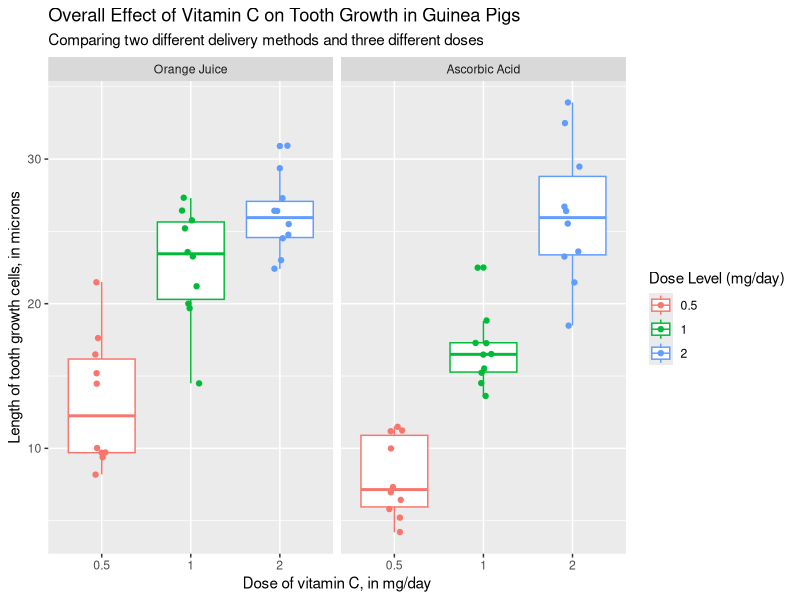
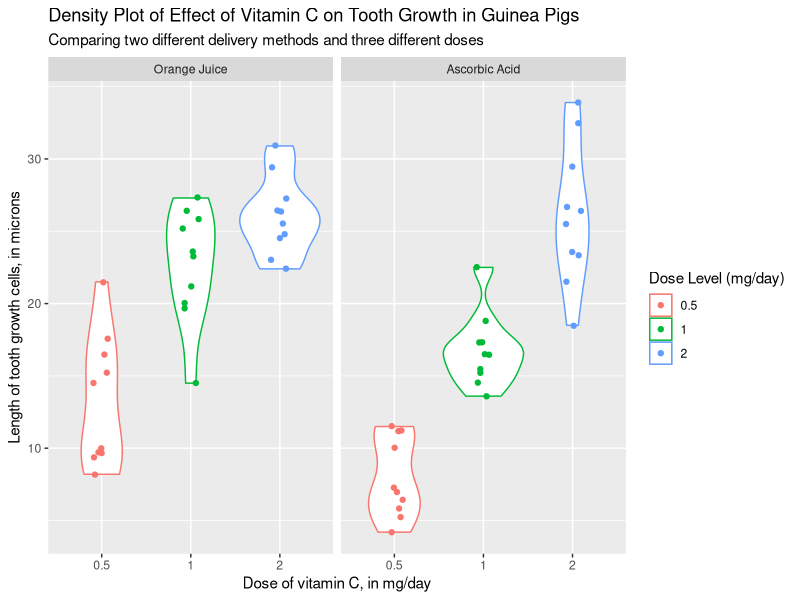
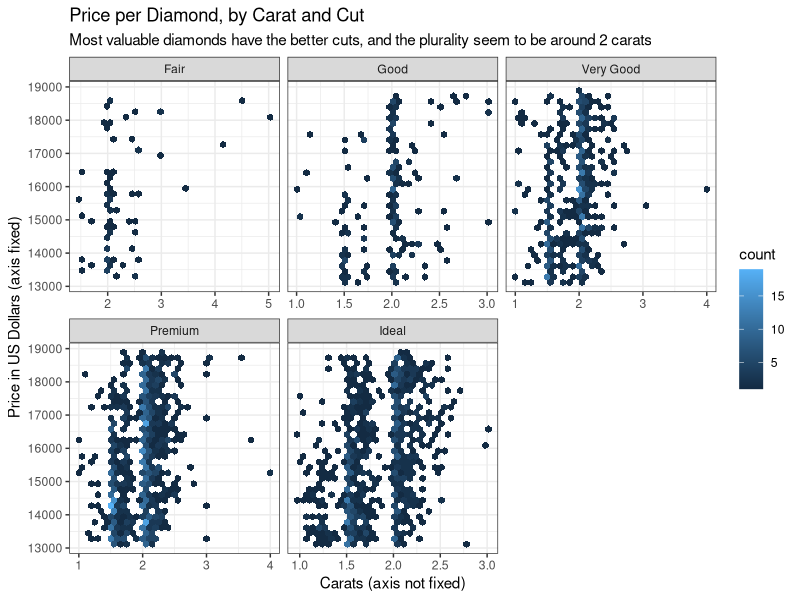
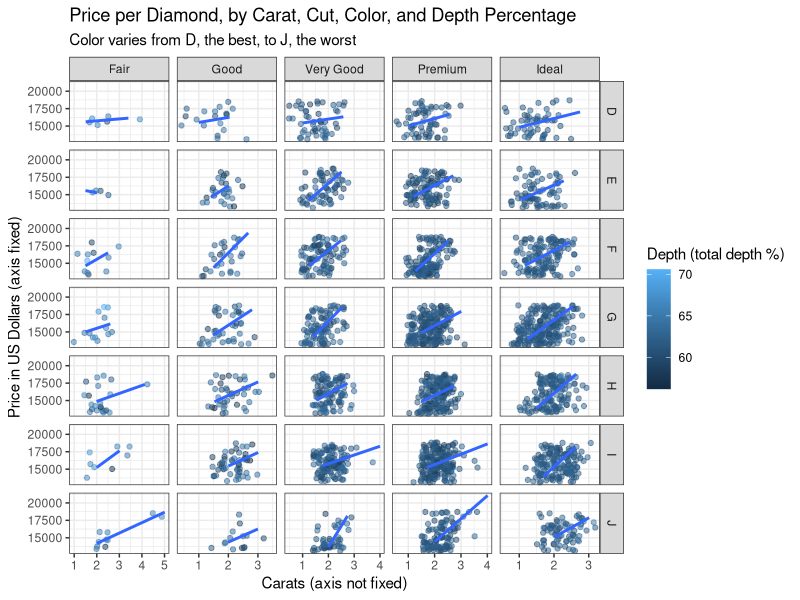
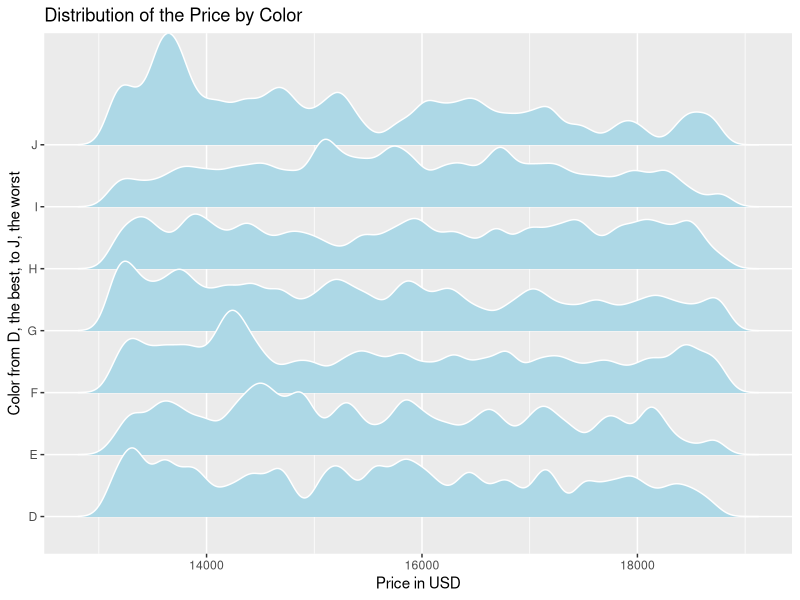
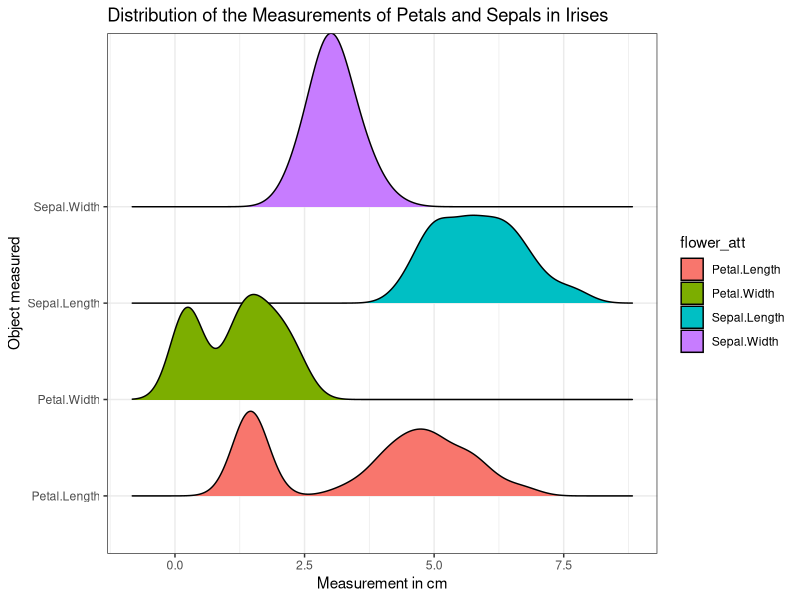
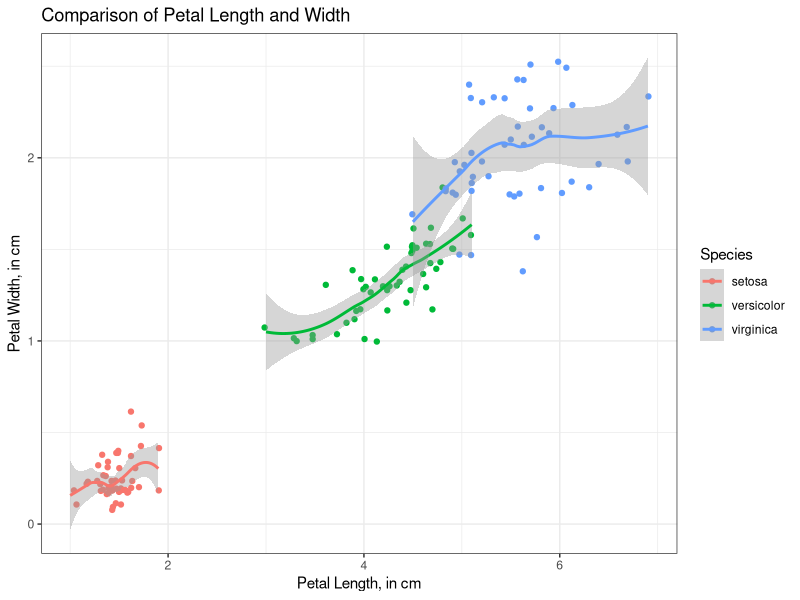
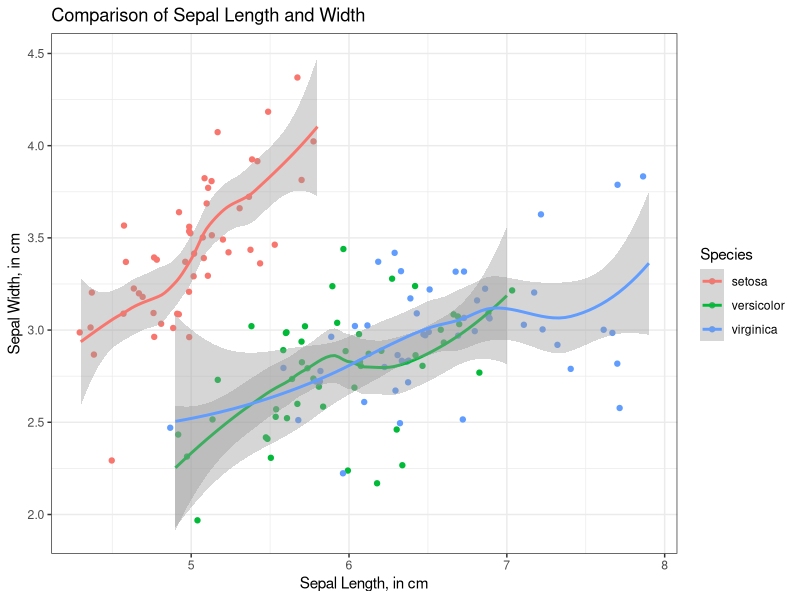

Generate these figures, in order, with R:
## ---- chunk 1
knitr::opts_chunk$set(echo = TRUE)

library(tidyverse)
library(hexbin)
library(ggridges)

## ---- chunk 2
## All datasets in this post are from R
data("ToothGrowth")

## Converting the "dose" variable to a factor will make it easier to work with it in a boxplot
tooth_growth <- as_tibble(ToothGrowth) %>% 
  mutate(dose = factor(dose))

## I want to look at the boxplot of the 6 different experimental groups: two methods of Vitamin C intake, and three dosage levels for each. So, I've faceted by method of intake, and then plotted the quintile levels for the three doses of each. 
ggplot(tooth_growth, aes(dose, len, color = dose)) +
    geom_boxplot() +
    facet_grid(. ~ supp, labeller = labeller(
      supp = c(OJ = "Orange Juice", VC = "Ascorbic Acid"))) +
    geom_jitter(width = .1) +
    labs(
          color = "Dose Level (mg/day)",
          x = "Dose of vitamin C, in mg/day",
          y = "Length of tooth growth cells, in microns",
          title = "Overall Effect of Vitamin C on Tooth Growth in Guinea Pigs",
          subtitle = "Comparing two different delivery methods and three different doses")

## ---- chunk 3
## Very similar to the graph above, but this time looking at the density with violin plots
ggplot(tooth_growth, aes(dose, len, color = dose)) +
    geom_violin() +
    facet_grid(. ~ supp, labeller = labeller(
        supp = c(OJ = "Orange Juice", VC = "Ascorbic Acid"))) +
    geom_jitter(width = .1) +
    labs(
          color = "Dose Level (mg/day)",
          x = "Dose of vitamin C, in mg/day",
          y = "Length of tooth growth cells, in microns",
          title = "Density Plot of Effect of Vitamin C on Tooth Growth in Guinea Pigs",
          subtitle = "Comparing two different delivery methods and three different doses")

## I'm curious how the mean and standard deviation of the different groups look. The variance seems high. 
tooth_growth %>% 
  group_by(supp, dose) %>% 
  summarise(mean_growth = mean(len), standard_deviation = sd(len))
## ---- chunk 4
## The diamonds dataset has a lot of information, but I want to cut it down to just the most valuable, so all the diamonds at the 95th percentile and up.
valuable_diamonds <- diamonds %>% 
  mutate(top = ifelse(.$price >= quantile(.$price, probs = .95), TRUE, FALSE)) %>% 
  filter(top == TRUE)


## There tends to be a lot of data points in this dataset, so I'm going to use hexagon bining to give me a heatmap of my points, so that data doesn't get lost in overlapping points. 
ggplot(valuable_diamonds, aes(carat, price)) +
  geom_hex() +
  facet_wrap(.~ cut, scales = "free_x") +
  labs(
          x = "Carats (axis not fixed)",
          y = "Price in US Dollars (axis fixed)",
          title = "Price per Diamond, by Carat and Cut",
          subtitle = "Most valuable diamonds have the better cuts, and the plurality seem to be around 2 carats") +
  theme_bw()

## ---- chunk 5
## I want to explore more characteristics of my dataset, so I'll facet even more, by both color and cut, and display the depth variable using color. 
ggplot(valuable_diamonds, aes(carat, price, color = depth)) +  
  geom_jitter(alpha = .5, width = .6) +
  facet_grid(color ~ cut, scales = "free_x") +
  ## To better visualize the trend between price and carats, I have added a linear regression line. 
  geom_smooth(method = lm, se = FALSE) +
  labs(
          x = "Carats (axis not fixed)",   
          y = "Price in US Dollars (axis fixed)",
          color = "Depth (total depth %)",
          title = "Price per Diamond, by Carat, Cut, Color, and Depth Percentage",
          subtitle = "Color varies from D, the best, to J, the worst") +
  theme_bw()

## ---- chunk 6
## I'm curious about the distribution of the price of these diamonds by their color. 
ggplot(valuable_diamonds, aes(x = price, y = color)) +
  geom_density_ridges(bandwidth = 100, color = "white", fill = "light blue") +
  labs(
         x = "Price in USD",
         y = "Color from D, the best, to J, the worst", 
         title = "Distribution of the Price by Color"
  )
## ---- chunk 7
## To make this dataset easier to work with for this visualization, I want to group the four variables together, and then visualize their distributions on one plot
iris %>% 
  gather(key = flower_att, value = measurement,
       Sepal.Length, Sepal.Width, Petal.Length, Petal.Width) %>% 
  ggplot(aes(measurement, y = flower_att, x = measurement, fill = flower_att)) +
  geom_density_ridges() +
  theme_bw() +
  labs(
         x = "Measurement in cm",
         y = "Object measured", 
         title = "Distribution of the Measurements of Petals and Sepals in Irises"
  )

## ---- chunk 8
## Comparing petal length to petal width, and separating by species
ggplot(iris, aes(Petal.Length, Petal.Width, color = Species)) +
  geom_jitter() +
  geom_smooth() +
  labs(
         x = "Petal Length, in cm",
         y = "Petal Width, in cm", 
         title = "Comparison of Petal Length and Width") +
  theme_bw()

## Comparing sepal length to sepal width, and separating by species
ggplot(iris, aes(Sepal.Length, Sepal.Width, color = Species)) +
  geom_jitter() +
  geom_smooth() +
  labs(
         x = "Sepal Length, in cm",
         y = "Sepal Width, in cm", 
         title = "Comparison of Sepal Length and Width") +
  theme_bw()
## ---- chunk 9
## In this figure, I'm mostly interested in looking at the relationship between petal length and sepal length, but also adding in the width variables to see if something comes to light there. 
ggplot(iris, aes(Sepal.Length, Petal.Length, color = Petal.Width)) +  
  geom_jitter(aes(size = Sepal.Width), alpha = .5, width = .2) +
  facet_wrap(.~ Species) +
  geom_smooth(method = lm, se = FALSE) +
  theme_bw() +
  labs(
         x = "Sepal Length, in cm",
         y = "Petal Length, in cm", 
         title = "Comparison of Sepal Length and Petal Length",
         subtitle = "With some insight on their relationship to Sepal Width and Petal Width"
  )

## ---- chunk 10

ggplot(swiss, aes(Fertility, Infant.Mortality)) +
  geom_point() +
  geom_smooth(method = lm) +
  labs(
         x = "Fertility, measured in Ig, a ‘common standardized fertility measure’",
         y = "Proportion of live births who live less than 1 year", 
         title = "Comparison between Fertility and Infant Mortality",
         subtitle = "Higher fertility measures are positively correlated with higher proportions of infant mortality"
  )
## ---- chunk 11
## I will gather my variables to make them easier to visualize
swiss_new <- swiss %>% 
  gather(key = Indicator, value = Percentage, -Fertility, - Infant.Mortality)

ggplot(swiss_new, aes(Percentage, Fertility, color = Indicator)) +
  geom_point() +
  geom_smooth(se = FALSE) +
  theme_bw() +
  labs(title = "Fertility compared to Socio-Economic Indicators")
  
ggplot(swiss_new, aes(Percentage, Infant.Mortality, color = Indicator)) +
  geom_point() +
  geom_smooth(se = FALSE) +
  theme_bw() +
  labs(title = "Infant Mortality compared to Socio-Economic Indicators")

ggplot(swiss_new, aes(Percentage, Infant.Mortality, color = Indicator)) +
  geom_point() +
  geom_smooth(se = FALSE) +
  theme_bw() +
  labs(title = "Infant Mortality compared to Socio-Economic Indicators")

ggplot(swiss_new, aes(Percentage, Infant.Mortality, color = Indicator)) +
  geom_point() +
  geom_smooth(se = FALSE) +
  facet_grid(.~ Indicator, scales = "free_x") +
  theme_bw() +
  labs(title = "Infant Mortality compared to Socio-Economic Indicators")
## ---- chunk 12
ggplot(swiss, aes(Education, Fertility)) +
  geom_point() +
  geom_smooth(method = lm) +
  theme_bw() +
  labs(title = "Infant Mortality compared to Proportion Educated Beyond Primary School")

